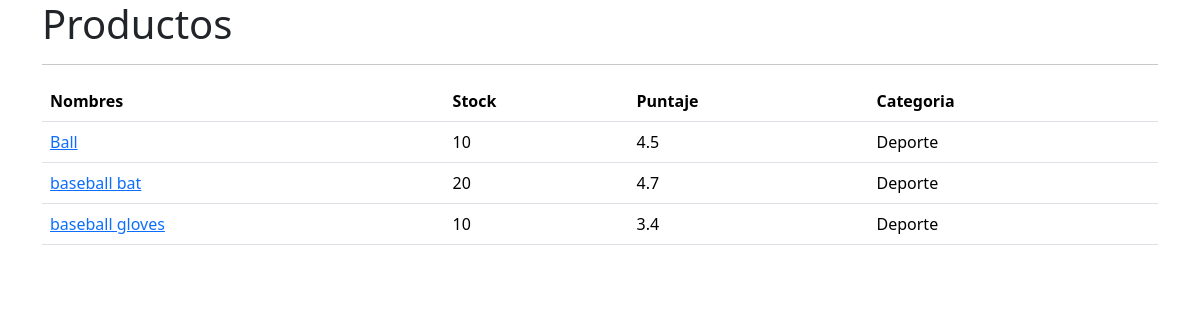
The app's page /productos/, older data.
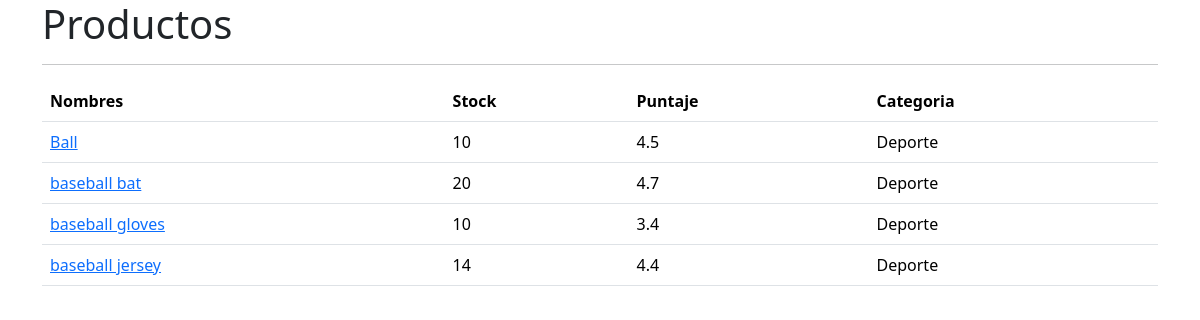
The same page, newer data.
### productos/models.py (models this page shows, shortened)
class Producto(models.Model):
  nombre = models.CharField(max_length=60)
  stock = models.IntegerField()
  puntaje = models.FloatField()
  categoria = models.ForeignKey(Categoria,on_delete=models.CASCADE)
  creado_en = models.DateField(default=timezone.now)

class Categoria(models.Model):
  nombre = models.CharField(max_length=60)
  def __str__(self):
    return self.nombre

### productos/views.py (the view)
# urls.py: path('', views.index, name='index'),
def index(request):
  productos  = Producto.objects.all()
  return render(
    request,
    'index.html',
    context={'productos': productos}
  )

### productos/templates/index.html
{% extends 'base.html' %}
{% block content %}
<h1>Productos</h1>
<hr />
<table class="table">
  <thead>
    <tr>
      <th> Nombres </th>
      <th> Stock </th>
      <th> Puntaje </th>
      <th> Categoria </th>
    </tr>
  </thead>
  <tbody>
    {% for producto in productos %}
      <tr>
        <td>
          <a href ="{% url 'producto:detalle' producto.id %}">
          {{ producto.nombre }}
          </a>
        </td>
        <td>{{ producto.stock }}</td>
        <td>{{ producto.puntaje }}</td>
        <td>{{ producto.categoria }}</td>
      </tr>
      {% endfor %}
  </tbody>
</table>
{% endblock %}

Row changes from the older to the newer data that the page shows:
added Producto: nombre "baseball jersey", stock "14", puntaje "4.4", categoria "Deporte"
